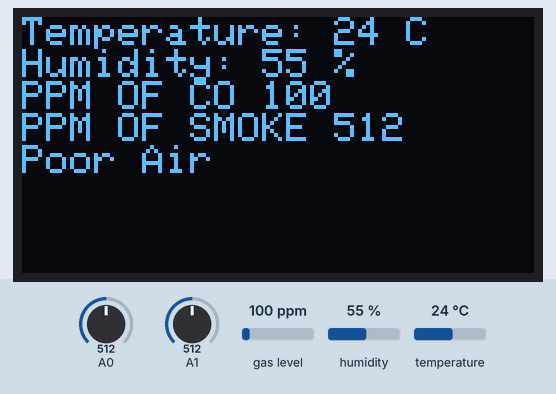
A sketch run on a simulated Arduino Uno, built with avr-gcc and run on an emulated ATmega328P. Parts: 128×64 one-colour display. The test bench sets the inputs (shaded band); at power-on: A0 = 512, gas level 100 ppm, humidity 55 %, A1 = 512, temperature 24 °C.

Above: at 2.7 s.
2.8 s: A0 set to 490
At 5.3 s:
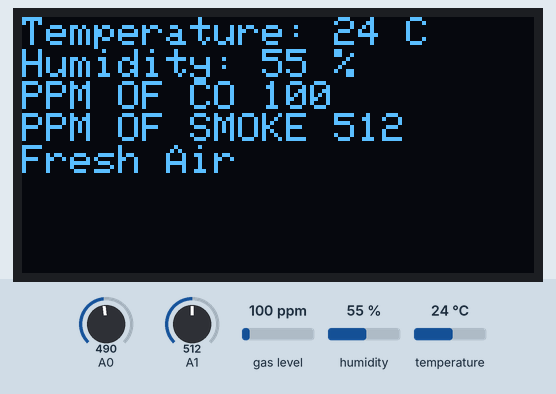
5.8 s: gas level set to 20 ppm
At 8.8 s:
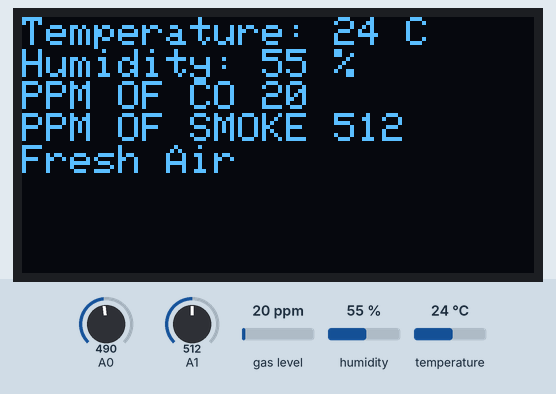
9.1 s: humidity set to 22 %
At 12.1 s:
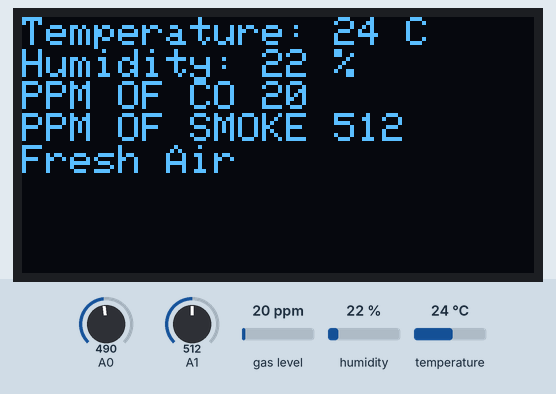
12.4 s: A1 set to 490
At 14.7 s:
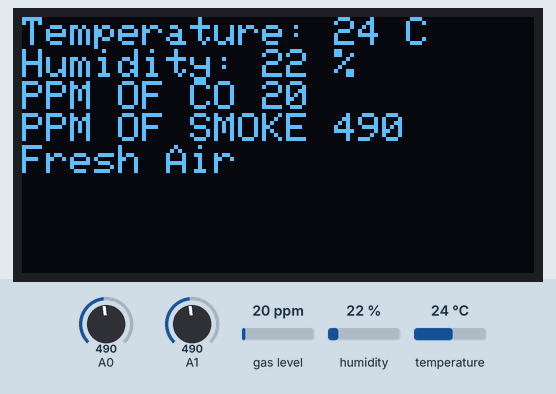
15.6 s: temperature set to 12 °C
At 18.0 s:
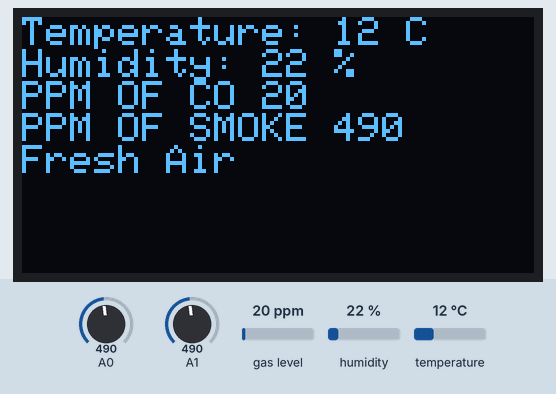
18.9 s: gas level set to 250 ppm
At 21.6 s:
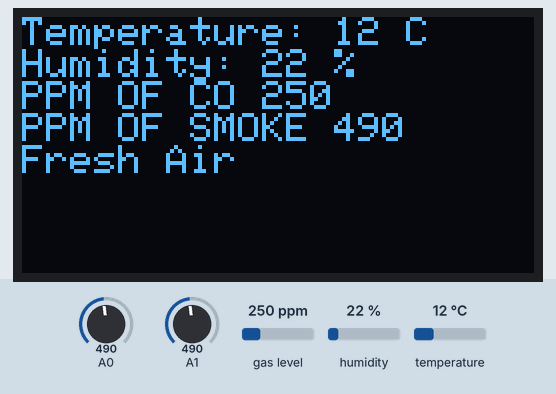
Timing chart, 0 to 23.1 s (numbered marks = the images above; inputs shaded):
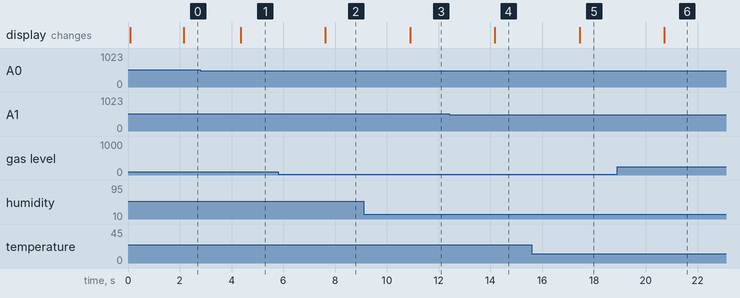

The sketch:

arduino.ino
```cpp
#include "DHT.h"
#include <SPI.h>
#include <Wire.h>
#include <Adafruit_GFX.h>
#include <Adafruit_SSD1306.h>
#include "MQ7.h"
//#include <MQ2.h>
#include <SoftwareSerial.h>

SoftwareSerial mySerial(10, 11); // RX, TX
#define SCREEN_WIDTH 128 // OLED display width, in pixels
#define SCREEN_HEIGHT 64 // OLED display height, in pixels
// Declaration for SSD1306 display connected using software SPI (default case):
#define OLED_MOSI   9
#define OLED_CLK   5
#define OLED_DC    6
#define OLED_CS    12
#define OLED_RESET 13
Adafruit_SSD1306 display(SCREEN_WIDTH, SCREEN_HEIGHT,
  OLED_MOSI, OLED_CLK, OLED_DC, OLED_RESET, OLED_CS);
#define DHTPIN 4

#define DHTTYPE DHT11   // DHT 11

MQ7 mq7(A2, 5.0);

DHT dht(DHTPIN, DHTTYPE);
int mq135, smoke;
int mq77;
int h, t, f;
String se1, se2, se3, se;

void setup() {
  Serial.begin(9600);
  mySerial.begin(9600);
  dht.begin();
  // SSD1306_SWITCHCAPVCC = generate display voltage from 3.3V internally
  if (!display.begin(SSD1306_SWITCHCAPVCC, 0x3C)) {
    Serial.println(F("SSD1306 allocation failed"));
    for (;;); // Don't proceed, loop forever
  }
  display.clearDisplay();
  display.display();
  display.clearDisplay();
  display.setTextSize(1);
  display.setTextColor(SSD1306_WHITE);
  display.setCursor(0, 0);
  display.println("HELLO  ");
  display.display();

  delay(1000);
}
void disp(){
   display.clearDisplay();
  display.setTextSize(1);
  display.setTextColor(SSD1306_WHITE);
  display.setCursor(0, 0);
  display.println("Temperature: " + String(t) + " C ");
  display.println("Humidity: " + String(h) + " %");
  display.println("PPM OF CO " + String(mq77));
  display.println("PPM OF SMOKE " + String(smoke));

  if (mq135 > 500)
    display.println("Poor Air");
  if (mq135 < 500)
    display.println("Fresh Air");
  display.display();
  display.display();
  }
void loop() {
  h = dht.readHumidity();
  // Read temperature as Celsius (the default)
  t = dht.readTemperature();


  mq77 = mq7.getPPM();
  smoke = analogRead(A1);
   mq135 = analogRead(A0);
   se1=String(t);
   se2=String(h);
   mySerial.println(se1+','+se2+','+ String(mq77, DEC) + ',' + String(smoke, DEC) + ',' + String(mq135, DEC));
  mySerial.end();

  delay(1000);
 disp();
mySerial.begin(9600);
}
```

Measured:
- after the input at 2.8 s, the display: changes after 1.5 s (image 1)
- after the input at 5.8 s, the display: changes after 1.8 s (image 2)
- after the input at 9.1 s, the display: changes after 1.8 s (image 3)
- after the input at 12.4 s, the display: changes after 1.8 s (image 4)
- after the input at 15.6 s, the display: changes after 1.9 s (image 5)
- after the input at 18.9 s, the display: changes after 1.8 s (image 6)
